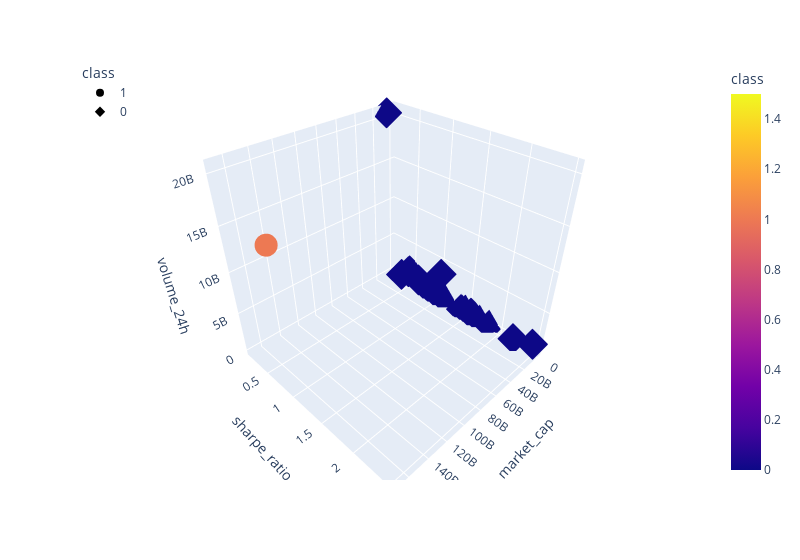

The cell this chart's notebook holds for it:
### Code cell
#3D-Scatter with the PCA data and the clusters
fig = px.scatter_3d(
    clustered_df,
    x="market_cap",
    y="sharpe_ratio",
    z="volume_24h",
    hover_name="symbol",
    hover_data=["sharpe_ratio"],
    color="class",
    symbol="class",
#     size="TotalCoinSupply",
    width=800,
)
fig.update_layout(legend=dict(x=0, y=1))
fig.show()

### Figure 1 — Plotly figure (JSON) as saved in the notebook; plotly's stock layout.template omitted (floating-point values rounded to 4 significant figures)
{"data": [{"customdata": [[0.8288]], "hovertemplate": "<b>%{hovertext}</b><br><br>class=%{marker.color}<br>market_cap=%{x}<br>sharpe_ratio=%{customdata[0]}<br>volume_24h=%{z}<extra></extra>", "hovertext": ["BTC/USD"], "legendgroup": "1", "marker": {"color": [1], "coloraxis": "coloraxis", "symbol": "circle"}, "mode": "markers", "name": "1", "scene": "scene", "showlegend": true, "type": "scatter3d", "x": [168717487841], "y": [0.8288], "z": [15767240612]}, {"customdata": [[1.31], [0.1428], [0.4064], [0.6738], [2.232], [2.491], [0.4833], [0.4587], [1.581], [1.574], [1.05], [0.4026], [0.915], [1.113], [1.472], [0.9127], [0.9554], [1.016], [1.402], [1.855], [1.549], [0.2971], [1.43], [1.625], [0.8612], [1.071], [1.05], [1.708]], "hovertemplate": "<b>%{hovertext}</b><br><br>class=%{marker.color}<br>market_cap=%{x}<br>sharpe_ratio=%{customdata[0]}<br>volume_24h=%{z}<extra></extra>", "hovertext": ["ETH/USD", "USDT/USD", "XRP/USD", "BCH/USD", "ADA/USD", "LINK/USD", "LTC/USD", "EOS/USD", "XTZ/USD", "XLM/USD", "XMR/USD", "ATOM/USD", "ETC/USD", "DASH/USD", "ZEC/USD", "BAT/USD", "DOGE/USD", "QTUM/USD", "REP/USD", "ICX/USD", "OMG/USD", "DAI/USD", "LSK/USD", "SC/USD", "WAVES/USD", "NANO/USD", "PAXG/USD", "GNO/USD"], "legendgroup": "0", "marker": {"color": [0, 0, 0, 0, 0, 0, 0, 0, 0, 0, 0, 0, 0, 0, 0, 0, 0, 0, 0, 0, 0, 0, 0, 0, 0, 0, 0, 0], "coloraxis": "coloraxis", "symbol": "diamond"}, "mode": "markers", "name": "0", "scene": "scene", "showlegend": true, "type": "scatter3d", "x": [26102873413, 9194532030, 8576460271, 4142723454, 3264729528, 2980096660, 2735351662, 2341700324, 2308659583, 1975519302, 1186233411, 751606414, 701951890, 667953155, 566132787, 387996354, 369531670, 222061200, 211744083, 211476272, 207621552, 200247413, 146157881, 139413612, 139228897, 131738056, 43791238, 29084690], "y": [1.31, 0.1428, 0.4064, 0.6738, 2.232, 2.491, 0.4833, 0.4587, 1.581, 1.574, 1.05, 0.4026, 0.915, 1.113, 1.472, 0.9127, 0.9554, 1.016, 1.402, 1.855, 1.549, 0.2971, 1.43, 1.625, 0.8612, 1.071, 1.05, 1.708], "z": [6188149434, 20586450872, 1059298382, 1145654591, 421537970, 1103767822, 1569856657, 1310008942, 395568874, 433047277, 84038187, 167623688, 630726509, 188383215, 233781042, 169733540, 76225039, 355634823, 25157195, 29875021, 75687030, 9359516, 5925919, 6645690, 71772764, 10940010, 1188599, 138887]}], "layout": {"coloraxis": {"colorbar": {"title": {"text": "class"}}, "colorscale": [[0, "#0d0887"], [0.1111, "#46039f"], [0.2222, "#7201a8"], [0.3333, "#9c179e"], [0.4444, "#bd3786"], [0.5556, "#d8576b"], [0.6667, "#ed7953"], [0.7778, "#fb9f3a"], [0.8889, "#fdca26"], [1, "#f0f921"]]}, "legend": {"title": {"text": "class"}, "tracegroupgap": 0, "x": 0, "y": 1}, "margin": {"t": 60}, "scene": {"domain": {"x": [0, 1], "y": [0, 1]}, "xaxis": {"title": {"text": "market_cap"}}, "yaxis": {"title": {"text": "sharpe_ratio"}}, "zaxis": {"title": {"text": "volume_24h"}}}, "width": 800}}
